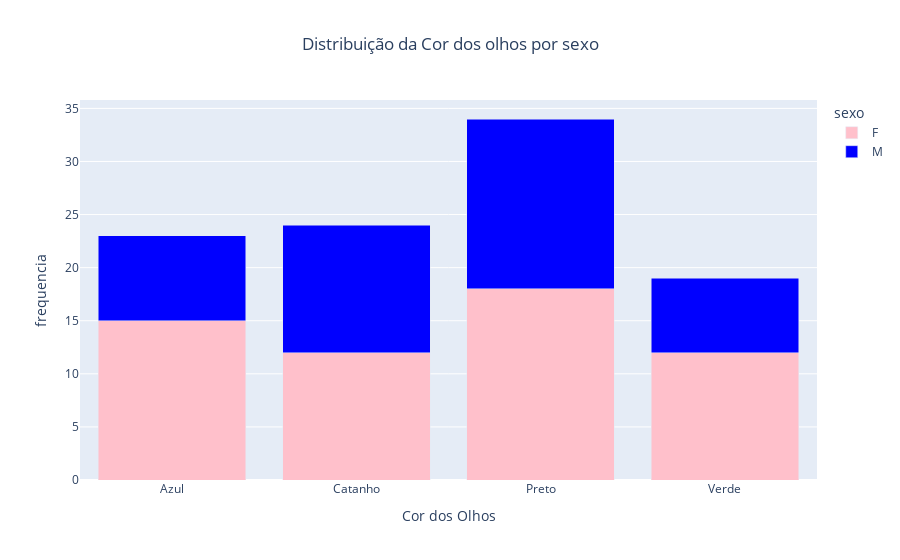

The code cell stored with this chart in its notebook:
### Markdown cell above
2. Gráfico de Barras Sobreposto

### Code cell
grafico_3_stack = px.bar(frequencia, x = 'cor_olhos', y = 'frequencia', color = 'sexo',
                title = 'Distribuição da Cor dos olhos por Sexo',
                labels = {'cor_olhos' : 'Cor dos Olhos', 'percentual' : 'Percentual'},                                                        
                barmode = 'stack',          # Barras sobrepostas
                color_discrete_map = {'F' : 'pink', 'M' : 'blue'}
        )


# Centraliza o título
grafico_3_stack.update_layout(title_x = 0.5)

grafico_3_stack.show()

### Figure 1 — Plotly figure (JSON) as saved in the notebook; plotly's stock layout.template omitted (floating-point values rounded to 4 significant figures)
{"data": [{"alignmentgroup": "True", "hovertemplate": "sexo=F<br>Cor dos Olhos=%{x}<br>frequencia=%{y}<extra></extra>", "legendgroup": "F", "marker": {"color": "pink", "pattern": {"shape": ""}}, "name": "F", "offsetgroup": "F", "orientation": "v", "showlegend": true, "textposition": "auto", "type": "bar", "x": ["Azul", "Catanho", "Preto", "Verde"], "xaxis": "x", "y": [15, 12, 18, 12], "yaxis": "y"}, {"alignmentgroup": "True", "hovertemplate": "sexo=M<br>Cor dos Olhos=%{x}<br>frequencia=%{y}<extra></extra>", "legendgroup": "M", "marker": {"color": "blue", "pattern": {"shape": ""}}, "name": "M", "offsetgroup": "M", "orientation": "v", "showlegend": true, "textposition": "auto", "type": "bar", "x": ["Azul", "Catanho", "Preto", "Verde"], "xaxis": "x", "y": [8, 12, 16, 7], "yaxis": "y"}], "layout": {"barmode": "stack", "legend": {"title": {"text": "sexo"}, "tracegroupgap": 0}, "title": {"text": "Distribuição da Cor dos olhos por sexo", "x": 0.5}, "xaxis": {"anchor": "y", "domain": [0, 1], "title": {"text": "Cor dos Olhos"}}, "yaxis": {"anchor": "x", "domain": [0, 1], "title": {"text": "frequencia"}}}}
